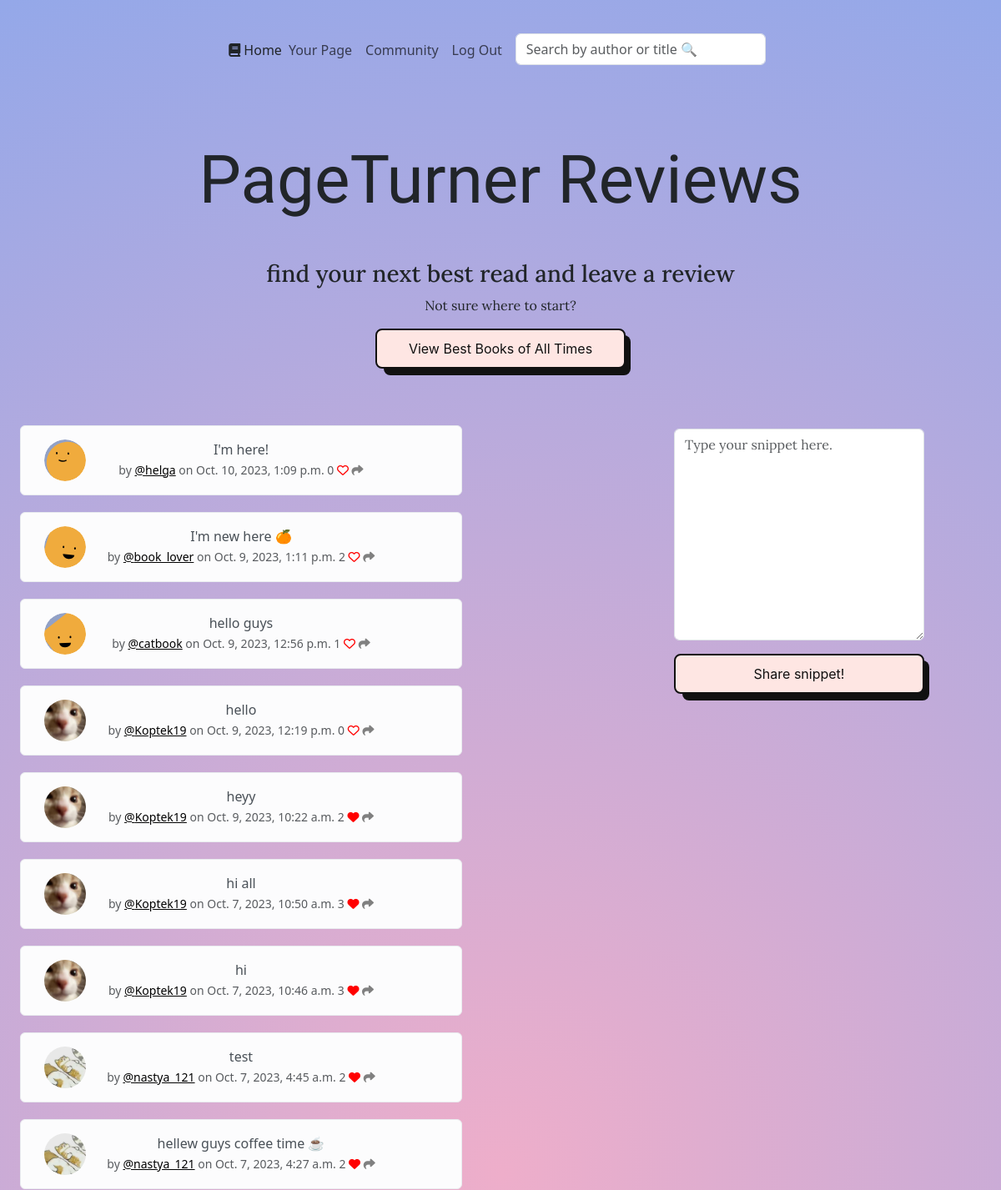
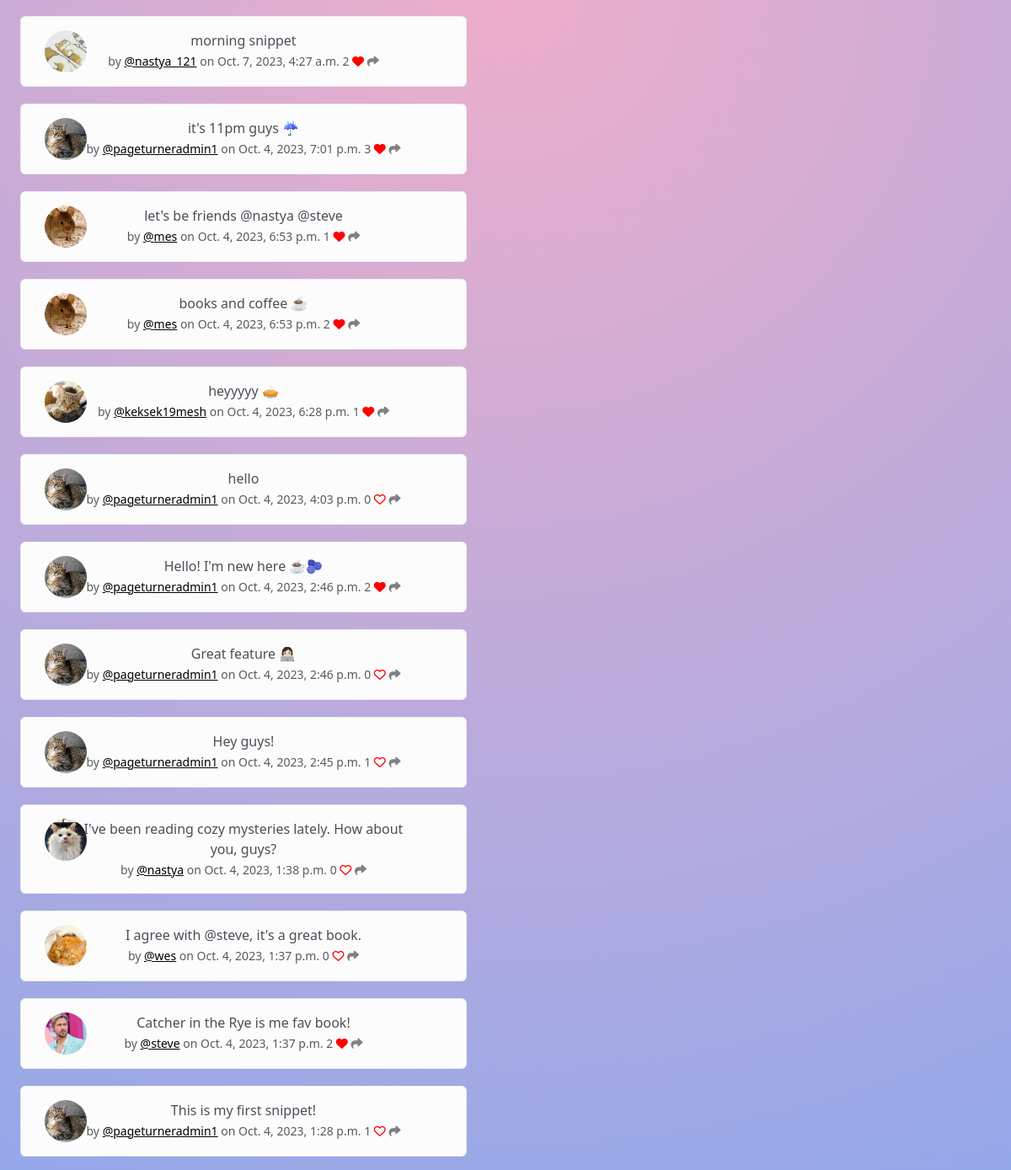
/ (signed in), run on the app's committed database (2 pictures, top to bottom).
### members/models.py (models this page shows, shortened)
class Snippet(models.Model):
    user = models.ForeignKey(User, related_name="snippets", on_delete=models.DO_NOTHING)
    body = models.CharField(max_length=300)
    created_at = models.DateTimeField(auto_now_add=True)
    likes = models.ManyToManyField(User, related_name="snippet_like", blank=True)
    def number_of_likes(self):
        return self.likes.count()

class Profile(models.Model):
    user = models.OneToOneField(User, on_delete=models.CASCADE)
    follows = models.ManyToManyField("self",
                                     related_name="followed_by",
                                     symmetrical=False,
                                     blank=True)
    date_modified = models.DateTimeField(User, auto_now=True)
    profile_image = models.ImageField(null=True, blank=True, upload_to="images")
    profile_bio = models.CharField(null=True, blank=True, max_length=500)
    homepage_link = models.CharField(null=True, blank=True, max_length=100)
    instagram_link = models.CharField(null=True, blank=True, max_length=100)
    facebook_link = models.CharField(null=True, blank=True, max_length=100)

### reviews/views.py (the view, shortened to what this page needs)
# urls.py: path('', views.welcome_page, name="welcome_page"),
def welcome_page(request):
    if request.user.is_authenticated:
        form = SnippetForm(request.POST or None)
        snippets = Snippet.objects.all().order_by("-created_at")
        return render(request, "reviews/base.html", {"snippets": snippets, "form": form})
    else:
        snippets = Snippet.objects.all().order_by("-created_at")
        return render(request, "reviews/base.html", {"snippets": snippets})

### members/forms.py
class SnippetForm (forms.ModelForm):
    body = forms.CharField (required=True,
                            widget=forms.widgets.Textarea (attrs={"placeholder": "Type your snippet here.",
                                                                  "class": "form-control", }
                                                           ), label="", )
    class Meta:
        model = Snippet
        exclude = ("user", "likes")

### reviews/templates/reviews/base.html (shortened to what this page needs)
{% extends "base.html" %}
{% load static %}
{% block content %}
<div class="container-xxl">
    <div class="text-center">
        <h1 class="mt-5">PageTurner Reviews</h1>
        <h3 class="mt-5">find your next best read and leave a review</h3>
        <p class="mt-2">Not sure where to start?</p>
    </div>
    <div class="button-container mt-3 mb-5">
        <a class="button-56 book-info" href="{% url 'book_list' %}">View Best Books of All Times</a>
    </div>
    <div class="container-xxl text-center">
        <div class="row">
            <div class="col-8">
                {% for snippet in snippets %}
                <div class="alert alert-light" role="alert">
                    <div class="container">
                        <div class="row">
                            <div class="col-1">
                                {% if snippet.user.profile.profile_image %}
                                <img class="profile-image-snippet" src="{{ snippet.user.profile.profile_image.url }}">
                                {% else %}
                                {{ profile.avatar_svg|safe }}
                                {% endif %}
                            </div>
                            <div class="col-10">
                                {{ snippet.body }} <br/>
                                <small class="text-muted"> by <a href="{% url 'profile' snippet.user.profile.user.id %}">@{{ snippet.user.username }}</a>
                                     on
                                    {{ snippet.created_at }}
                                    {{ snippet.number_of_likes }}
                                    {% if user in snippet.likes.all %}
                                    <a href="{% url 'snippet_like' snippet.id %}"><i class="fa-solid fa-heart" style="color:red"></i></a>
                                    {% else %}
                                    <a href="{% url 'snippet_like' snippet.id %}"><i class="fa-regular fa-heart" style="color:red"></i></a>
                                    {% endif %}
                                    <a href="{% url 'snippet_share' snippet.id %}"><i class="fa-solid fa-share" style="color:gray"></i></a>
                                </small>
                            </div>
                        </div>
                    </div>
                </div>
                {% endfor %}
            </div>
            <div class="col-4 mt-4">
                {% if form %}
                <form method="post">
                    {{ form.as_p }}
                    <button class="button-56" type="submit">Share snippet!</button>
                </form>
                {% endif %}
            </div>
        </div>
        {% endblock %}

### static/main.css (style rules this page uses)
h1 { font-family: 'Gloock', serif; font-size: 5em; }
h3 { font-family: 'Lora', serif; }
p { font-family: 'Lora'; font-size: 1em; }
body { background: rgb(238,174,202); background: radial-gradient(circle, rgba(238,174,202,1) 0%, rgba(148,168,233,1) 100%); }
.form-control { width: 300px; }
a { color: black; }
.button-56 { align-items: center; background-color: #fee6e3; border: 2px solid #111; border-radius: 8px; box-sizing: border-box; color: #111; cursor: pointer; display: flex; font-family: Inter,sans-serif; font-size: 16px; height: 48px; width: 300px; justify-content: center; line-height: 24px; max-width: 100%; padding: 0 25px; position: relative; text-align: center; text-decoration: none; user-select: none; -webkit-user-select: none; touch-action: manipulation; }
.button-56:after { background-color: #111; border-radius: 8px; content: ""; display: block; height: 48px; left: 0; width: 100%; position: absolute; top: -2px; transform: translate(8px, 8px); transition: transform .2s ease-out; z-index: -1; }
.button-container { display: flex; justify-content: center; margin-top: 20px; }
.alert { margin-top: 20px; }
.profile-image-snippet { width: 50px; height: 50px; border-radius: 50%; object-fit: cover; }
.alert-light { width: 530px; }

### data on the page
Snippet: user.profile.profile_image (picture), body "I'm here!", user.username "helga", created_at "Oct. 10, 2023, 1:09 p.m.", number_of_likes "0"
Snippet: user.profile.profile_image (picture), body "I'm new here 🍊", user.username "book_lover", created_at "Oct. 9, 2023, 1:11 p.m.", number_of_likes "2"
Snippet: user.profile.profile_image (picture), body "hello guys", user.username "catbook", created_at "Oct. 9, 2023, 12:56 p.m.", number_of_likes "1"
Snippet: user.profile.profile_image (picture), body "hello", user.username "Koptek19", created_at "Oct. 9, 2023, 12:19 p.m.", number_of_likes "0"
Snippet: user.profile.profile_image (picture), body "heyy", user.username "Koptek19", created_at "Oct. 9, 2023, 10:22 a.m.", number_of_likes "2"
Snippet: user.profile.profile_image (picture), body "hi all", user.username "Koptek19", created_at "Oct. 7, 2023, 10:50 a.m.", number_of_likes "3"
Snippet: user.profile.profile_image (picture), body "hi", user.username "Koptek19", created_at "Oct. 7, 2023, 10:46 a.m.", number_of_likes "3"
Snippet: user.profile.profile_image (picture), body "test", user.username "nastya_121", created_at "Oct. 7, 2023, 4:45 a.m.", number_of_likes "2"
Snippet: user.profile.profile_image (picture), body "hellew guys coffee time ☕️", user.username "nastya_121", created_at "Oct. 7, 2023, 4:27 a.m.", number_of_likes "2"
Snippet: user.profile.profile_image (picture), body "morning snippet", user.username "nastya_121", created_at "Oct. 7, 2023, 4:27 a.m.", number_of_likes "2"
Snippet: user.profile.profile_image (picture), body "it's 11pm guys ☔️", user.username "pageturneradmin1", created_at "Oct. 4, 2023, 7:01 p.m.", number_of_likes "3"
Snippet: user.profile.profile_image (picture), body "let's be friends @nastya @steve", user.username "mes", created_at "Oct. 4, 2023, 6:53 p.m.", number_of_likes "1"
Snippet: user.profile.profile_image (picture), body "books and coffee ☕️", user.username "mes", created_at "Oct. 4, 2023, 6:53 p.m.", number_of_likes "2"
Snippet: user.profile.profile_image (picture), body "heyyyyy 🥧", user.username "keksek19mesh", created_at "Oct. 4, 2023, 6:28 p.m.", number_of_likes "1"
Snippet: user.profile.profile_image (picture), body "hello", user.username "pageturneradmin1", created_at "Oct. 4, 2023, 4:03 p.m.", number_of_likes "0"
Snippet: user.profile.profile_image (picture), body "Hello! I'm new here ☕️🫐", user.username "pageturneradmin1", created_at "Oct. 4, 2023, 2:46 p.m.", number_of_likes "2"
Snippet: user.profile.profile_image (picture), body "Great feature 👩🏻‍💻", user.username "pageturneradmin1", created_at "Oct. 4, 2023, 2:46 p.m.", number_of_likes "0"
Snippet: user.profile.profile_image (picture), body "Hey guys!", user.username "pageturneradmin1", created_at "Oct. 4, 2023, 2:45 p.m.", number_of_likes "1"
Snippet: user.profile.profile_image (picture), body "I've been reading cozy mysteries lately. How about you, guys?", user.username "nastya", created_at "Oct. 4, 2023, 1:38 p.m.", number_of_likes "0"
Snippet: user.profile.profile_image (picture), body "I agree with @steve, it's a great book.", user.username "wes", created_at "Oct. 4, 2023, 1:37 p.m.", number_of_likes "0"
Snippet: user.profile.profile_image (placeholder picture), body "Catcher in the Rye is me fav book!", user.username "steve", created_at "Oct. 4, 2023, 1:37 p.m.", number_of_likes "2"
Snippet: user.profile.profile_image (picture), body "This is my first snippet!", user.username "pageturneradmin1", created_at "Oct. 4, 2023, 1:28 p.m.", number_of_likes "1"
